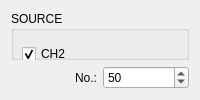
                <widget class="QWidget" name="BURS">
                 <attribute name="title">
                  <string>BURS</string>
                 </attribute>
                 <layout class="QGridLayout" name="gridLayout_13">
                  <item row="0" column="0" colspan="2">
                   <widget class="QGroupBox" name="MODULATION_BURS_SOURCE">
                    <property name="font">
                     <font>
                      <bold>false</bold>
                     </font>
                    </property>
                    <property name="title">
                     <string>SOURCE</string>
                    </property>
                    <widget class="QCheckBox" name="MODULATION_BURS_CH2">
                     <property name="geometry">
                      <rect>
                       <x>11</x>
                       <y>31</y>
                       <width>55</width>
                       <height>24</height>
                      </rect>
                     </property>
                     <property name="font">
                      <font>
                       <bold>false</bold>
                      </font>
                     </property>
                     <property name="text">
                      <string>CH2</string>
                     </property>
                     <property name="checked">
                      <bool>true</bool>
                     </property>
                     <property name="autoExclusive">
                      <bool>true</bool>
                     </property>
                    </widget>
                    <widget class="QCheckBox" name="MODULATION_BURS_EXT_AC">
                     <property name="geometry">
                      <rect>
                       <x>189</x>
                       <y>31</y>
                       <width>83</width>
                       <height>24</height>
                      </rect>
                     </property>
                     <property name="font">
                      <font>
                       <bold>false</bold>
                      </font>
                     </property>
                     <property name="text">
                      <string>Ext. (AC)</string>
                     </property>
                     <property name="autoExclusive">
                      <bool>true</bool>
                     </property>
                    </widget>
                    <widget class="QCheckBox" name="MODULATION_BURS_MANU">
                     <property name="geometry">
                      <rect>
                       <x>11</x>
                       <y>62</y>
                       <width>71</width>
                       <height>24</height>
                      </rect>
                     </property>
                     <property name="font">
                      <font>
                       <bold>false</bold>
                      </font>
                     </property>
                     <property name="text">
                      <string>MANU</string>
                     </property>
                     <property name="autoExclusive">
                      <bool>true</bool>
                     </property>
                    </widget>
                    <widget class="QCheckBox" name="MODULATION_BURS_EXT_DC">
                     <property name="geometry">
                      <rect>
                       <x>189</x>
                       <y>62</y>
                       <width>84</width>
                       <height>24</height>
                      </rect>
                     </property>
                     <property name="font">
                      <font>
                       <bold>false</bold>
                      </font>
                     </property>
                     <property name="text">
                      <string>Ext. (DC)</string>
                     </property>
                     <property name="autoExclusive">
                      <bool>true</bool>
                     </property>
                    </widget>
                   </widget>
                  </item>
                  <item row="1" column="0">
                   <widget class="QLabel" name="label_11">
                    <property name="text">
                     <string>No.:</string>
                    </property>
                    <property name="alignment">
                     <set>Qt::AlignRight|Qt::AlignTrailing|Qt::AlignVCenter</set>
                    </property>
                   </widget>
                  </item>
                  <item row="1" column="1">
                   <widget class="QSpinBox" name="MODULATION_BURS_NO">
                    <property name="showGroupSeparator" stdset="0">
                     <bool>true</bool>
                    </property>
                    <property name="maximum">
                     <number>1000000</number>
                    </property>
                    <property name="value">
                     <number>50</number>
                    </property>
                   </widget>
                  </item>
                 </layout>
                </widget>
